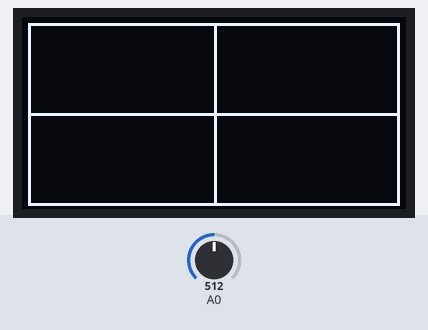
Bench run of a sketch on a simulated Arduino Uno, built with avr-gcc and run on an emulated ATmega328P. Shown: 128×64 one-colour display. The test bench sets the inputs (shaded band); at power-on: A0 = 512. The display library's start-up logo is not drawn.

Above: at 0.1 s.

The sketch:

oscilloscope.ino
```cpp
#include <Wire.h>
#include <Adafruit_GFX.h>
#include <Adafruit_SSD1306.h>
int HZ = 1000;
int sampling_cycle = (1000000 / (HZ)) * (2.0 / 128.0);
int64_t pre_time = 0, times = 0;
Adafruit_SSD1306 display = Adafruit_SSD1306(128, 64, &Wire);
int buffer[128];
void draw_line()
{
    display.drawFastHLine(2, 2, 123, SSD1306_WHITE);
    display.drawFastHLine(2, 32, 123, SSD1306_WHITE);
    display.drawFastHLine(2, 62, 123, SSD1306_WHITE);
    display.drawFastVLine(2, 2, 61, SSD1306_WHITE);
    display.drawFastVLine(64, 2, 61, SSD1306_WHITE);
    display.drawFastVLine(125, 2, 61, SSD1306_WHITE);
    display.display();
}

int read() { return map(analogRead(A0), 0, 1023, 0, 32); }
void setup()
{
    Serial.begin(115200);
    pinMode(A0, INPUT);
    display.begin(SSD1306_SWITCHCAPVCC, 0x3C);
    display.display();
    display.clearDisplay();
    draw_line();
}
int trigger = 338, pre_voltage = 0;
int start;
void loop()
{
    unsigned long m = micros(), n = m, current_volage = analogRead(A0);

    if (current_volage < trigger && pre_voltage > current_volage)
    {
        start = 1;
    }

    if (m - pre_time >= sampling_cycle && start == 1)
    {
        pre_time = m;
        for (int i = 0; i < 127; i++)
            buffer[i] = buffer[i + 1];
        buffer[127] = read();
        times++;
    }

    if (times == 128)
    {
        times = 0;
        start = '0';
        display.clearDisplay();
        for (int i = 2; i <= 129; i++)
        {
            display.drawPixel(i, buffer[i - 2], WHITE);
        }

        draw_line();
    }

    pre_voltage = analogRead(A0);
}
```
